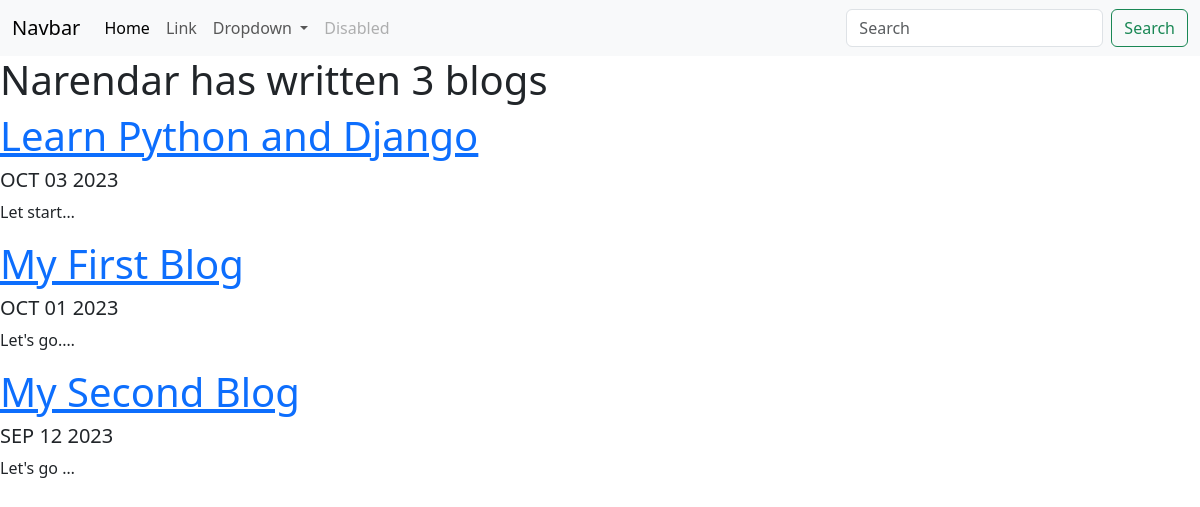
Screenshot of /blog/ with the database file from the repository.
### blog/models.py (models this page shows, shortened)
class Blog(models.Model):
    title = models.CharField(max_length=200)
    description  = models.TextField()
    date = models.DateField()

### blog/views.py (the view)
# urls.py: path('', views.all_blogs, name='all_blogs'),
def all_blogs(request):
    blogs = Blog.objects.order_by("-date")
    return render(request, 'blog/all_blogs.html', {'blogs':blogs})

### blog/templates/blog/all_blogs.html
{% extends 'portfolio/nav-bar.html' %}
{% block content %}
    <h1>Narendar has written {{blogs.count}} blog{{blogs.count|pluralize}}</h1>
    {% for blog in blogs %}
    <a href="{% url 'blog:detail' blog.id %}"> <h1> {{blog.title}} </h1> </a>
    <h5> {{blog.date|date:'M d Y'|upper}} </h5>
    <p> {{blog.description|truncatechars:10}} </p>
    {% endfor %}
{% endblock %}

### rows the page displays
Blog: title "Learn Python and Django", date "OCT 03 2023", description "Let start…"
Blog: title "My First Blog", date "OCT 01 2023", description "Let's go.…"
Blog: title "My Second Blog", date "SEP 12 2023", description "Let's go …"

### other values shown
{{ blogs.count }} "3"
